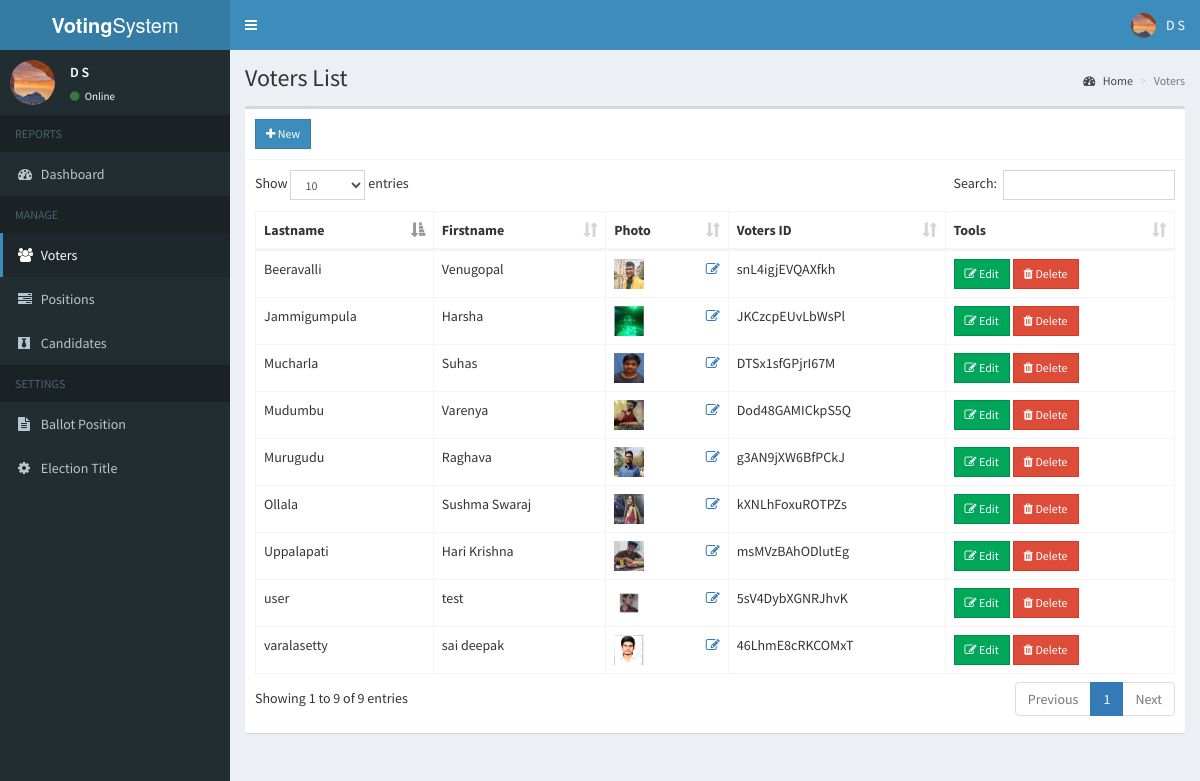
Screenshot of /admin/voters.php (signed in) with the database file from the repository.
### tables this page shows
CREATE TABLE `voters` (
  `id` int(11) NOT NULL,
  `voters_id` varchar(15) NOT NULL,
  `password` varchar(60) NOT NULL,
  `firstname` varchar(30) NOT NULL,
  `lastname` varchar(30) NOT NULL,
  `photo` varchar(150) NOT NULL,
  `email` varchar(200) DEFAULT NULL
);

### admin/includes/session.php (called while the page is built, shortened)
<?php
	include 'includes/conn.php';
	$sql = "SELECT * FROM admin WHERE id = '".$_SESSION['admin']."'";
	$query = $conn->query($sql);
	$user = $query->fetch_assoc();
?>

### admin/voters.php (the view, shortened to what this page needs)
<?php include 'includes/session.php'; ?>
<?php include 'includes/header.php'; ?>
<body class="hold-transition skin-blue sidebar-mini">
<div class="wrapper">
  <?php include 'includes/navbar.php'; ?>
  <?php include 'includes/menubar.php'; ?>
  <div class="content-wrapper">
    <section class="content-header">
      <h1>
        Voters List
      </h1>
      <ol class="breadcrumb">
        <li><a href="#"><i class="fa fa-dashboard"></i> Home</a></li>
        <li class="active">Voters</li>
      </ol>
    </section>
    <section class="content">
      <div class="row">
        <div class="col-xs-12">
          <div class="box">
            <div class="box-header with-border">
              <a href="#addnew" data-toggle="modal" class="btn btn-primary btn-sm btn-flat"><i class="fa fa-plus"></i> New</a>
            </div>
            <div class="box-body">
              <table id="example1" class="table table-bordered">
                <thead>
                  <th>Lastname</th>
                  <th>Firstname</th>
                  <th>Photo</th>
                  <th>Voters ID</th>
                  <th>Tools</th>
                </thead>
                <tbody>
                  <?php
                    $sql = "SELECT * FROM voters";
                    $query = $conn->query($sql);
                    while($row = $query->fetch_assoc()){
                      $image = (!empty($row['photo'])) ? '../images/'.$row['photo'] : '../images/profile.jpg';
                      echo "
                        <tr>
                          <td>".$row['lastname']."</td>
                          <td>".$row['firstname']."</td>
                          <td>
                            <img src='".$image."' width='30px' height='30px'>
                            <a href='#edit_photo' data-toggle='modal' class='pull-right photo' data-id='".$row['id']."'><span class='fa fa-edit'></span></a>
                          </td>
                          <td>".$row['voters_id']."</td>
                          <td>
                            <button class='btn btn-success btn-sm edit btn-flat' data-id='".$row['id']."'><i class='fa fa-edit'></i> Edit</button>
                            <button class='btn btn-danger btn-sm delete btn-flat' data-id='".$row['id']."'><i class='fa fa-trash'></i> Delete</button>
                          </td>
                        </tr>
                      ";
                    }
                  ?>
                </tbody>
              </table>
            </div>
          </div>
        </div>
      </div>
    </section>
  </div>
</div>
</body>
</html>

### admin/includes/navbar.php (shortened to what this page needs)
<header class="main-header">
  <a href="#" class="logo">
    <span class="logo-lg"><b>Voting</b>System</span>
  </a>
  <nav class="navbar navbar-static-top">
    <a href="#" class="sidebar-toggle" data-toggle="push-menu" role="button">
    </a>
    <div class="navbar-custom-menu">
      <ul class="nav navbar-nav">
        <li class="dropdown user user-menu">
          <a href="#" class="dropdown-toggle" data-toggle="dropdown">
            <img src="<?php echo (!empty($user['photo'])) ? '../images/'.$user['photo'] : '../images/profile.jpg'; ?>" class="user-image" alt="User Image">
            <span class="hidden-xs"><?php echo $user['firstname'].' '.$user['lastname']; ?></span>
          </a>
        </li>
      </ul>
    </div>
  </nav>
</header>

### admin/includes/menubar.php (shortened to what this page needs)
<aside class="main-sidebar">
  <section class="sidebar">
    <div class="user-panel">
      <div class="pull-left image">
        <img src="<?php echo (!empty($user['photo'])) ? '../images/'.$user['photo'] : '../images/profile.jpg'; ?>" class="img-circle" alt="User Image">
      </div>
      <div class="pull-left info">
        <p><?php echo $user['firstname'].' '.$user['lastname']; ?></p>
        <a><i class="fa fa-circle text-success"></i> Online</a>
      </div>
    </div>
    <ul class="sidebar-menu" data-widget="tree">
      <li class="header">REPORTS</li>
      <li class=""><a href="home.php"><i class="fa fa-dashboard"></i> <span>Dashboard</span></a></li>
      <li class="header">MANAGE</li>
      <li class=""><a href="voters.php"><i class="fa fa-users"></i> <span>Voters</span></a></li>
      <li class=""><a href="positions.php"><i class="fa fa-tasks"></i> <span>Positions</span></a></li>
      <li class=""><a href="candidates.php"><i class="fa fa-black-tie"></i> <span>Candidates</span></a></li>
      <li class="header">SETTINGS</li>
      <li class=""><a href="ballot.php"><i class="fa fa-file-text"></i> <span>Ballot Position</span></a></li>
      <li class=""><a href="#config" data-toggle="modal"><i class="fa fa-cog"></i> <span>Election Title</span></a></li>
    </ul>
  </section>
</aside>

### rows the page displays
voters: lastname "varalasetty", firstname "sai deepak", photo (picture), voters "46LhmE8cRKCOMxT"
voters: lastname "Mucharla", firstname "Suhas", photo (picture), voters "DTSx1sfGPjrI67M"
voters: lastname "Beeravalli", firstname "Venugopal", photo (picture), voters "snL4igjEVQAXfkh"
voters: lastname "Ollala", firstname "Sushma Swaraj", photo (picture), voters "kXNLhFoxuROTPZs"
voters: lastname "Jammigumpula", firstname "Harsha", photo (picture), voters "JKCzcpEUvLbWsPl"
voters: lastname "Murugudu", firstname "Raghava", photo (picture), voters "g3AN9jXW6BfPCkJ"
voters: lastname "Uppalapati", firstname "Hari Krishna", photo (picture), voters "msMVzBAhODlutEg"
voters: lastname "user", firstname "test", photo (picture), voters "5sV4DybXGNRJhvK"
voters: lastname "Mudumbu", firstname "Varenya", photo (picture), voters "Dod48GAMICkpS5Q"

### other values shown
$user['firstname'] "D"
$user['lastname'] "S"
